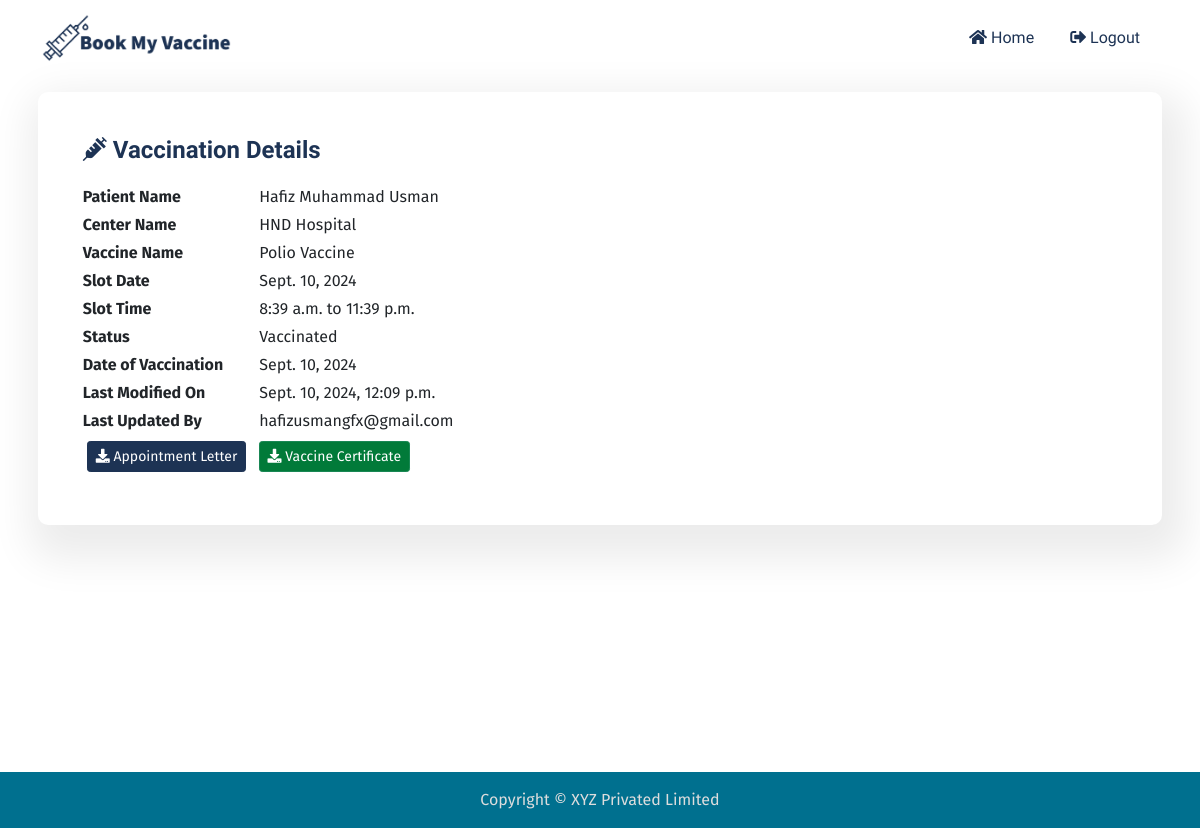
Page /vaccination/vaccination-details/5/ (signed in) on the committed database.
### vaccination/models.py (models this page shows, shortened)
class Vaccination(models.Model):
    patient = models.ForeignKey(User, related_name="patient", on_delete=models.CASCADE)
    campaign = models.ForeignKey(Campaign, on_delete=models.CASCADE)
    slot = models.ForeignKey(Slot, on_delete=models.CASCADE)
    date = models.DateField(null=True, blank=True)
    is_Vaccinated = models.BooleanField(default=False)
    updated_by = models.ForeignKey(User, null=True, blank=True, on_delete=models.CASCADE)
    updated_on = models.DateTimeField(auto_now=True, )

### user/models.py (models this page shows)
class User(AbstractBaseUser, PermissionsMixin):
    email = models.EmailField(max_length= 255, unique=True)
    first_name = models.CharField(max_length=255, blank=True, null=True)
    middle_name = models.CharField(max_length=255, blank=True, null=True)
    last_name = models.CharField(max_length=255, blank=True, null=True)
    date_of_birth = models.DateField(null = True, blank=True, help_text="yy-mm-dd")
    gender = models.CharField(max_length=1, choices=[('M', "male"), ('F', 'female')])
    blood_group = models.CharField(max_length=3, null=True, blank=True, choices=Blood_Group_Choices)
    identity_document_number = models.CharField(max_length=255, null=True, blank=True)
    identity_document_type = models.CharField(max_length=255, choices=Document_Choices, null=True, blank=True)
    photo = models.ImageField(null=True, blank=True, upload_to="profile_image/")
    date_joined = models.DateTimeField(default= timezone.now)
    last_updated = models.DateTimeField(auto_now=True)
    is_email_verified = models.BooleanField(default=False)
    is_active = models.BooleanField(default=True)
    is_staff = models.BooleanField(default=False)
    is_superuser = models.BooleanField(default=False)
    USERNAME_FIELD = "email"
    REQUIRED_FIELDS = ["first_name", "last_name"]
    def get_full_name(self):
        return f"{self.first_name} {self.middle_name} {self.last_name}"
    objects = UserManager()

### campaign/models.py (models this page shows, shortened)
class Campaign(models.Model):
    center = models.ForeignKey(Center, on_delete=models.CASCADE)
    vaccine = models.ForeignKey(Vaccine, on_delete=models.CASCADE)
    start_date = models.DateField(null=True)
    end_date = models.DateField(null=True)
    agents = models.ManyToManyField(User, blank=True)

class Slot(models.Model):
    campaign = models.ForeignKey(Campaign, on_delete=models.CASCADE)
    date = models.DateField(null=True, blank= True)
    start_time = models.TimeField(null=True, blank=True)
    end_time = models.TimeField(null=True, blank=True)
    maximum_capacity = models.IntegerField(default=0, null=True, blank=True)
    reserved = models.IntegerField(default=0, null=True, blank=True)

### center/models.py (models this page shows, shortened)
class Center(models.Model):
    name = models.CharField("Center_name", max_length=32)
    adress = models.TextField("Address", max_length=500)

### vaccine/models.py (models this page shows, shortened)
class Vaccine(models.Model):
    name = models.CharField("Vaccine Name", max_length=32)
    description = models.TextField(max_length=1024)
    numbre_of_doses = models.IntegerField(default=1)
    interval = models.IntegerField(default=0, help_text="please provide interval in days")
    storage_temprature = models.IntegerField(null=True, blank=True, help_text="provide temprature in celcius")
    minimum_age = models.IntegerField(default=0)

### vaccination/views.py (the view)
# urls.py: path("vaccination-details/<int:pk>/", views.Vaccination_Details.as_view(), name="vaccination_details"),
class Vaccination_Details(LoginRequiredMixin, generic.DetailView):
    model = Vaccination
    template_name = "vaccination/vaccination_details.html"

### vaccination/templates/vaccination/vaccination_details.html (shortened to what this page needs)
{% extends 'mysite/base.html' %}
{% block content %}
<div class="card mb-3">
  <div class="card-body">
    <h5 class="card-title mb-4"><i class="fas fa-syringe"></i> Vaccination Details </h5>
    <div class="row mb-1">
      <div class="col-5 col-sm-4 col-md-3 col-lg-2 fw-bold">
        Patient Name
      </div>
      <div class="col-7 col-sm-8 col-md-9 col-lg-10">
        {{ object.patient.get_full_name }}
      </div>
    </div>
    <div class="row mb-1">
      <div class="col-5 col-sm-4 col-md-3 col-lg-2 fw-bold">
        Center Name
      </div>
      <div class="col-7 col-sm-8 col-md-9 col-lg-10">
        {{ object.campaign.center.name }}
      </div>
    </div>
    <div class="row mb-1">
      <div class="col-5 col-sm-4 col-md-3 col-lg-2 fw-bold">
        Vaccine Name
      </div>
      <div class="col-7 col-sm-8 col-md-9 col-lg-10">
        {{ object.campaign.vaccine.name }}
      </div>
    </div>
    <div class="row mb-1">
      <div class="col-5 col-sm-4 col-md-3 col-lg-2 fw-bold">
        Slot Date
      </div>
      <div class="col-7 col-sm-8 col-md-9 col-lg-10">
        {{ object.slot.date }}
      </div>
    </div>
    <div class="row mb-1">
      <div class="col-5 col-sm-4 col-md-3 col-lg-2 fw-bold">
        Slot Time
      </div>
      <div class="col-7 col-sm-8 col-md-9 col-lg-10">
        {{ object.slot.start_time }} to {{ object.slot.end_time }}
      </div>
    </div>
    <div class="row mb-1">
      <div class="col-5 col-sm-4 col-md-3 col-lg-2 fw-bold">
        Status
      </div>
      <div class="col-7 col-sm-8 col-md-9 col-lg-10">
        {% if object.is_Vaccinated %}
          Vaccinated
        {% else %}
          Scheduled
        {% endif %}
      </div>
    </div>
    {% if object.is_Vaccinated %}
    <div class="row mb-1">
      <div class="col-5 col-sm-4 col-md-3 col-lg-2 fw-bold">
        Date of Vaccination
      </div>
      <div class="col-7 col-sm-8 col-md-9 col-lg-10">
        {{ object.date }}
      </div>
    </div>
    {% endif %}
    <div class="row mb-1">
      <div class="col-5 col-sm-4 col-md-3 col-lg-2 fw-bold">
        Last Modified On
      </div>
      <div class="col-7 col-sm-8 col-md-9 col-lg-10">
        {{ object.updated_on }}
      </div>
    </div>
    <div class="row mb-1">
      <div class="col-5 col-sm-4 col-md-3 col-lg-2 fw-bold">
        Last Updated By
      </div>
      <div class="col-7 col-sm-8 col-md-9 col-lg-10">
        {{ object.updated_by }}
      </div>
    </div>
    <div class="row mb-1 btn-container">
      <div class="col-12">
        <button class="btn btn-sm btn-primary m-1">
          <a href="{% url 'vaccination:appointment_letter' object.id %}"><i class="fas fa-download"></i> Appointment Letter</a>
        </button>
        {% if object.is_Vaccinated %}
        <button class="btn btn-sm btn-success m-1">
            <a href="{% url 'vaccination:vaccination_certificate' object.id %}"><i class="fas fa-download"></i> Vaccine Certificate</a>
        </button>
        {% endif %}
      </div>
    </div>
  </div>
</div>
{% endblock content %}

### static/css/styles.css (style rules this page uses)
* { box-sizing: border-box; margin: 0; padding: 0; }
:root { --primary-color: #1d3354; --secondary-color: #424b4d; --success-color: #017a39; --info-color: #00708f; --danger-color: #9e2b25; --warning-color: #fbe44b; --bg-light-blue: #00708f; --bg-light: #666; --bg-white: #fff; --primary-font: "Fira Sans", sans-serif; --secondary-font: "Signika Negative", sans-serif; --primary-text: #1d3354; --secondary-text: #9e2b25; --text-white: #fff; --text-black: #222; --text-grey: #666; --text-light: #ddd; }
body { font-family: var(--primary-font); background-color: var(--bg-white); }
a { text-decoration: none; }
h5 { font-size: 1.5rem; margin-bottom: 1.25rem; line-height: 1.2rem; font-weight: 600; color: var(--primary-text); margin-bottom: 0.9375rem; font-family: var(--secondary-font); }
.card { border-radius: 0.625rem; background-color: var(--bg-white); box-shadow: 0.5084rem 1.1419rem 2.5rem 1rem rgb(0 0 0 / 8%); padding: 0.5rem; transition: all 0.4s; border: 0; }
.btn-container .btn a, .btn-container .btn:hover a, .btn-container .btn a:hover { color: #fff !important; }
.btn-primary, .btn-primary:hover, .btn-primary:active, .btn-primary:visited { background-color: var(--primary-color) !important; border-color: var(--primary-color) !important; }
.btn-success, .btn-success:hover, .btn-success:active, .btn-success:visited { background-color: var(--success-color) !important; }
@media (min-width: 923px) and (max-width: 1200px) { .card { padding: 1.8rem; } }

### rows in the picture
Vaccination: patient.get_full_name "Hafiz Muhammad Usman", campaign.center.name "HND Hospital", campaign.vaccine.name "Polio Vaccine", slot "Sept. 10, 2024", slot.start_time "8:39 a.m.", slot.end_time "11:39 p.m.", date "Sept. 10, 2024", updated_on "Sept. 10, 2024, 12:09 p.m.", updated_by "hafizusmangfx@gmail.com"
